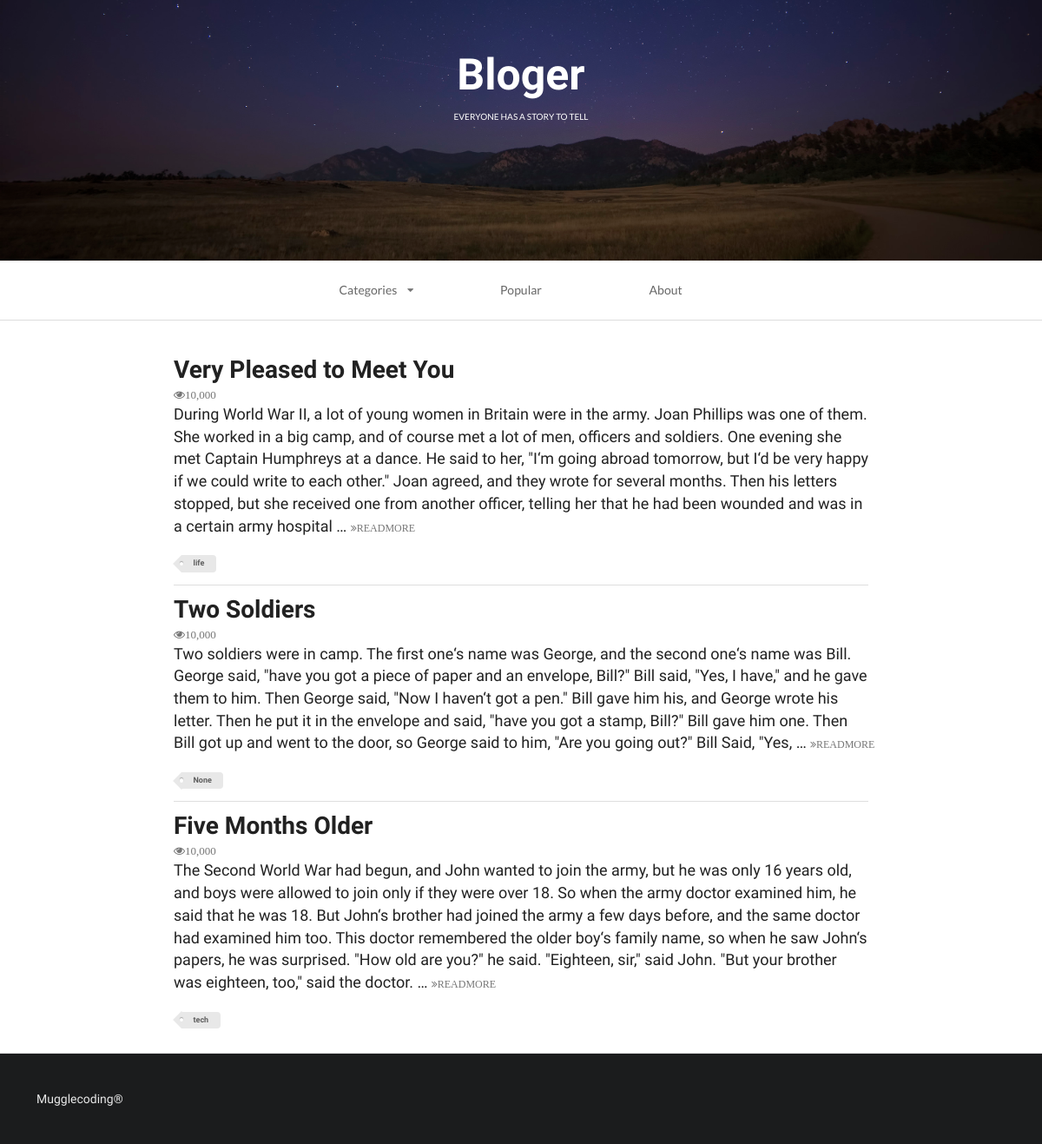
The app's page /index/ with its own data.
### firstapp/models.py (models this page shows, shortened)
class Article(models.Model):
    headline = models.CharField(null=True, blank=True, max_length=500)
    content = models.TextField(null=True, blank=True)
    TAG_CHOICES = (
        ('tech', 'Tech'),
        ('life', 'Life')
    )
    tag = models.CharField(null=True, blank=True, max_length=10, choices=TAG_CHOICES)

### firstapp/views.py (the view)
# urls.py: url(r'^index/', index, name='index'),
def index(request):
    queruset = request.GET.get('tag')
    if queruset:
        article = Article.objects.filter(tag=queruset)
    else:
        article = Article.objects.all()
    context = {}
    context['article_list'] = article
    return render(request, 'first_web_2.html', context)

### firstapp/templates/first_web_2.html (shortened to what this page needs)
<!DOCTYPE html>
{% load staticfiles%}
<html>
    <head>
        <link rel="stylesheet" href="{% static 'css/semantic.css' %}"  media="screen" title="no title" charset="utf-8">
    </head>
    <body>
        <div class="ui inverted vertical  segment masthead">
            <h1 class="ui center aligned header blogslogon" style="font-size:50px;font-family: 'Raleway', sans-serif!important;">
                Bloger
                <p class="ui sub header">
                    everyone has a story to tell
                </p>
            </h1>
        </div>
        <div class="ui container nav">
            <div class="ui borderless text three item menu ">
                <div class="ui simple dropdown  item">
                    Categories
                    <i class="dropdown icon"></i>
                </div>
                <a class="item">
                    Popular
                </a>
                <a class="item">
                    About
                </a>
            </div>
        </div>
        <div class="ui divider"></div>
        <div class="ui  vertical segment">
            {% for article in article_list %}
            <div class="ui container vertical segment">
                <a href="{% url 'detail' article.id %}">
                    <h1 class="ui header">
                        {{ article.headline }}
                    </h1>
                </a>
                <i class="icon grey small unhide">10,000</i>
                <p>
                    {{ article.content|truncatewords:100 }}
                    <a href="#">
                        <i class="angle tiny double grey right icon">READMORE</i>
                    </a>
                </p>
                <div class="ui mini  tag label">
                    {{ article.tag }}
                </div>
            </div>
            {% endfor %}
        </div>
        <div class="ui inverted  vertical very padded  segment">
            Mugglecoding®
        </div>
    </body>
</html>

### records on screen
Article: headline "Very Pleased to Meet You", content "During World War II, a lot of young women in Britain were in the army. Joan Phillips was one of them. She worked in a big camp, and of course met a lot of men, officers and soldiers. One evening she met Captain Humphreys at a dance. He said to her, \"I‘m going abroad tomorrow, but I‘d be very happy if we could write to each other.\" Joan agreed, and they wrote for several months. Then his letters stopped, but she received one from another officer, telling her that he had been wounded and was in a certain army hospital …", tag "life"
Article: headline "Two Soldiers", content "Two soldiers were in camp. The first one‘s name was George, and the second one‘s name was Bill. George said, \"have you got a piece of paper and an envelope, Bill?\" Bill said, \"Yes, I have,\" and he gave them to him. Then George said, \"Now I haven‘t got a pen.\" Bill gave him his, and George wrote his letter. Then he put it in the envelope and said, \"have you got a stamp, Bill?\" Bill gave him one. Then Bill got up and went to the door, so George said to him, \"Are you going out?\" Bill Said, \"Yes, …", tag "None"
Article: headline "Five Months Older", content "The Second World War had begun, and John wanted to join the army, but he was only 16 years old, and boys were allowed to join only if they were over 18. So when the army doctor examined him, he said that he was 18. But John‘s brother had joined the army a few days before, and the same doctor had examined him too. This doctor remembered the older boy‘s family name, so when he saw John‘s papers, he was surprised. \"How old are you?\" he said. \"Eighteen, sir,\" said John. \"But your brother was eighteen, too,\" said the doctor. …", tag "tech"
